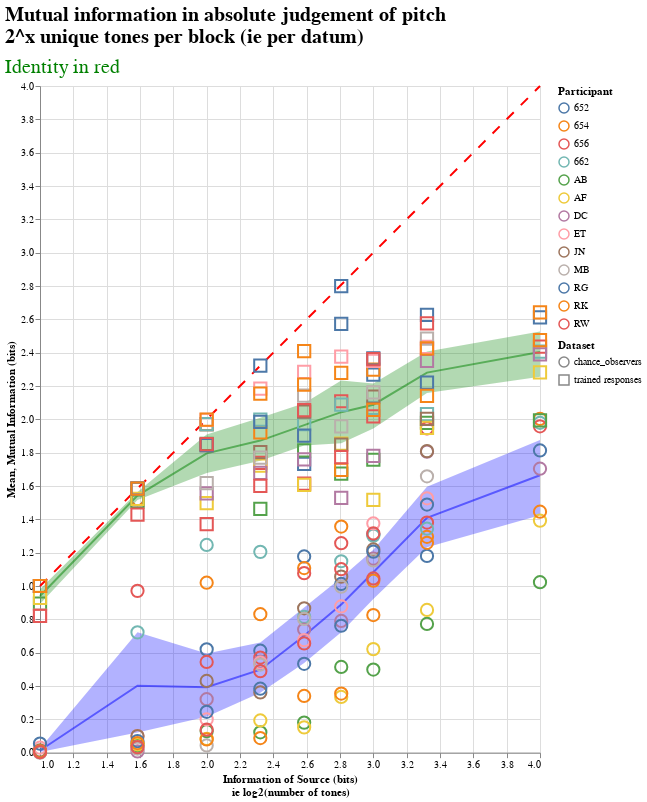

Notebook source saved alongside this figure:
### Code cell
plot_mutual_info([chance_observers_df, response_df])

### Figure 1 — Vega-Lite specification as saved in the notebook (floating-point values rounded to 4 significant figures; data arrays with more than 128 entries replaced by an {"elided": "..."} marker saying what was removed)
{"config": {"view": {"continuousWidth": 400, "continuousHeight": 300}, "title": {"anchor": "start", "font": "Helvetica", "fontSize": 20}}, "layer": [{"layer": [{"mark": {"type": "line", "color": "blue", "opacity": 0.5}, "encoding": {"x": {"type": "quantitative", "field": "source", "scale": {"domain": [1.0, 4.0]}, "title": ["Information of Source (bits)", "ie log2(number of tones)"]}, "y": {"type": "quantitative", "aggregate": "mean", "field": "mutual", "scale": {"domain": [0.0, 4.0]}, "title": "Mean"}}, "height": 666.7, "title": {"text": ["Mutual information in absolute judgement of pitch", "2^x unique tones per block (ie per datum)"], "subtitle": ["Identity in red"], "color": "black", "subtitleColor": "green", "subtitleFontSize": 20, "subtitlePadding": 10}, "width": 500}, {"mark": {"type": "errorband", "color": "blue", "extent": "ci"}, "encoding": {"x": {"type": "quantitative", "field": "source", "scale": {"domain": [1.0, 4.0]}, "title": ["Information of Source (bits)", "ie log2(number of tones)"]}, "y": {"type": "quantitative", "field": "mutual", "scale": {"domain": [0.0, 4.0]}, "title": ""}}, "height": 666.7, "title": {"text": ["Mutual information in absolute judgement of pitch", "2^x unique tones per block (ie per datum)"], "subtitle": ["Identity in red"], "color": "black", "subtitleColor": "green", "subtitleFontSize": 20, "subtitlePadding": 10}, "width": 500}], "data": {"name": "data-bb9d97c67704ced87fe3e1f170b6d439"}}, {"layer": [{"mark": {"type": "line", "color": "green", "opacity": 0.5}, "encoding": {"x": {"type": "quantitative", "field": "source", "scale": {"domain": [1.0, 4.0]}, "title": ["Information of Source (bits)", "ie log2(number of tones)"]}, "y": {"type": "quantitative", "aggregate": "mean", "field": "mutual", "scale": {"domain": [0.0, 4.0]}, "title": "Mean"}}, "height": 666.7, "title": {"text": ["Mutual information in absolute judgement of pitch", "2^x unique tones per block (ie per datum)"], "subtitle": ["Identity in red"], "color": "black", "subtitleColor": "green", "subtitleFontSize": 20, "subtitlePadding": 10}, "width": 500}, {"mark": {"type": "errorband", "color": "green", "extent": "ci"}, "encoding": {"x": {"type": "quantitative", "field": "source", "scale": {"domain": [1.0, 4.0]}, "title": ["Information of Source (bits)", "ie log2(number of tones)"]}, "y": {"type": "quantitative", "field": "mutual", "scale": {"domain": [0.0, 4.0]}, "title": ""}}, "height": 666.7, "title": {"text": ["Mutual information in absolute judgement of pitch", "2^x unique tones per block (ie per datum)"], "subtitle": ["Identity in red"], "color": "black", "subtitleColor": "green", "subtitleFontSize": 20, "subtitlePadding": 10}, "width": 500}], "data": {"name": "data-d7622060d50a57144b6e819bc8f1cb2a"}}, {"data": {"name": "data-0ffca3a88ede1140362a10901f09c3d5"}, "mark": {"type": "line", "color": "red", "strokeDash": [10, 10]}, "encoding": {"x": {"type": "quantitative", "field": "source", "scale": {"domain": [1.0, 4.0]}, "title": ["Information of Source (bits)", "ie log2(number of tones)"]}, "y": {"type": "quantitative", "field": "source", "scale": {"domain": [0.0, 4.0]}, "title": ""}}, "height": 666, "title": {"text": ["Mutual information in absolute judgement of pitch", "2^x unique tones per block (ie per datum)"], "subtitle": ["Identity in red"], "color": "black", "subtitleColor": "green", "subtitleFontSize": 20, "subtitlePadding": 10}, "width": 500}, {"data": {"name": "data-0ffca3a88ede1140362a10901f09c3d5"}, "mark": {"type": "point", "opacity": 1, "size": 150}, "encoding": {"color": {"type": "nominal", "field": "pid", "title": "Participant"}, "shape": {"type": "nominal", "field": "source_df", "title": "Dataset"}, "x": {"type": "quantitative", "field": "source", "scale": {"domain": [1.0, 4.0]}, "title": ["Information of Source (bits)", "ie log2(number of tones)"]}, "y": {"type": "quantitative", "axis": {"titleColor": "black"}, "field": "mutual", "scale": {"domain": [0.0, 4.0]}, "title": "Mutual Information (bits)"}}, "height": 666, "title": {"text": ["Mutual information in absolute judgement of pitch", "2^x unique tones per block (ie per datum)"], "subtitle": ["Identity in red"], "color": "black", "subtitleColor": "green", "subtitleFontSize": 20, "subtitlePadding": 10}, "width": 500}], "$schema": "https://vega.github.io/schema/vega-lite/v4.8.1.json", "datasets": {"data-bb9d97c67704ced87fe3e1f170b6d439": [{"pid": "652", "source": 1.585, "mutual": 1.522, "source_df": "chance_observers"}, {"pid": "652", "source": 2.0, "mutual": 0.62, "source_df": "chance_observers"}, {"pid": "652", "source": 2.322, "mutual": 0.6118, "source_df": "chance_observers"}, {"pid": "652", "source": 2.585, "mutual": 1.177, "source_df": "chance_observers"}, {"pid": "652", "source": 2.807, "mutual": 1.012, "source_df": "chance_observers"}, {"pid": "652", "source": 3.0, "mutual": 1.311, "source_df": "chance_observers"}, {"pid": "652", "source": 3.322, "mutual": 1.181, "source_df": "chance_observers"}, {"pid": "652", "source": 4.0, "mutual": 1.813, "source_df": "chance_observers"}, {"pid": "654", "source": 1.585, "mutual": 1.522, "source_df": "chance_observers"}, {"pid": "654", "source": 2.0, "mutual": 1.02, "source_df": "chance_observers"}, {"pid": "654", "source": 2.322, "mutual": 0.831, "source_df": "chance_observers"}, {"pid": "654", "source": 2.585, "mutual": 1.108, "source_df": "chance_observers"}, {"pid": "654", "source": 2.807, "mutual": 1.357, "source_df": "chance_observers"}, {"pid": "654", "source": 3.0, "mutual": 1.032, "source_df": "chance_observers"}, {"pid": "654", "source": 3.322, "mutual": 1.295, "source_df": "chance_observers"}, {"pid": "654", "source": 4.0, "mutual": 2.003, "source_df": "chance_observers"}, {"pid": "656", "source": 1.585, "mutual": 0.971, "source_df": "chance_observers"}, {"pid": "656", "source": 2.0, "mutual": 0.5445, "source_df": "chance_observers"}, {"pid": "656", "source": 2.322, "mutual": 0.571, "source_df": "chance_observers"}, {"pid": "656", "source": 2.585, "mutual": 1.077, "source_df": "chance_observers"}, {"pid": "656", "source": 2.807, "mutual": 1.257, "source_df": "chance_observers"}, {"pid": "656", "source": 3.0, "mutual": 1.045, "source_df": "chance_observers"}, {"pid": "656", "source": 3.322, "mutual": 1.381, "source_df": "chance_observers"}, {"pid": "656", "source": 4.0, "mutual": 1.958, "source_df": "chance_observers"}, {"pid": "662", "source": 1.585, "mutual": 0.7219, "source_df": "chance_observers"}, {"pid": "662", "source": 2.0, "mutual": 1.246, "source_df": "chance_observers"}, {"pid": "662", "source": 2.322, "mutual": 1.205, "source_df": "chance_observers"}, {"pid": "662", "source": 2.585, "mutual": 0.815, "source_df": "chance_observers"}, {"pid": "662", "source": 2.807, "mutual": 1.148, "source_df": "chance_observers"}, {"pid": "662", "source": 3.0, "mutual": 1.302, "source_df": "chance_observers"}, {"pid": "662", "source": 3.322, "mutual": 1.344, "source_df": "chance_observers"}, {"pid": "662", "source": 4.0, "mutual": 1.979, "source_df": "chance_observers"}, {"pid": "AB", "source": 1.0, "mutual": 0.003208, "source_df": "chance_observers"}, {"pid": "AB", "source": 1.585, "mutual": 0.04414, "source_df": "chance_observers"}, {"pid": "AB", "source": 2.0, "mutual": 0.1294, "source_df": "chance_observers"}, {"pid": "AB", "source": 2.322, "mutual": 0.122, "source_df": "chance_observers"}, {"pid": "AB", "source": 2.585, "mutual": 0.1804, "source_df": "chance_observers"}, {"pid": "AB", "source": 2.807, "mutual": 0.5144, "source_df": "chance_observers"}, {"pid": "AB", "source": 3.0, "mutual": 0.4988, "source_df": "chance_observers"}, {"pid": "AB", "source": 3.322, "mutual": 0.7722, "source_df": "chance_observers"}, {"pid": "AB", "source": 4.0, "mutual": 1.023, "source_df": "chance_observers"}, {"pid": "AF", "source": 1.0, "mutual": 0.004629, "source_df": "chance_observers"}, {"pid": "AF", "source": 1.585, "mutual": 0.04926, "source_df": "chance_observers"}, {"pid": "AF", "source": 2.0, "mutual": 0.08291, "source_df": "chance_observers"}, {"pid": "AF", "source": 2.322, "mutual": 0.1932, "source_df": "chance_observers"}, {"pid": "AF", "source": 2.585, "mutual": 0.152, "source_df": "chance_observers"}, {"pid": "AF", "source": 2.807, "mutual": 0.3345, "source_df": "chance_observers"}, {"pid": "AF", "source": 3.0, "mutual": 0.6213, "source_df": "chance_observers"}, {"pid": "AF", "source": 3.322, "mutual": 0.8563, "source_df": "chance_observers"}, {"pid": "AF", "source": 4.0, "mutual": 1.392, "source_df": "chance_observers"}, {"pid": "DC", "source": 1.0, "mutual": 0.003208, "source_df": "chance_observers"}, {"pid": "DC", "source": 1.585, "mutual": 0.007532, "source_df": "chance_observers"}, {"pid": "DC", "source": 2.0, "mutual": 0.3208, "source_df": "chance_observers"}, {"pid": "DC", "source": 2.322, "mutual": 0.5466, "source_df": "chance_observers"}, {"pid": "DC", "source": 2.585, "mutual": 0.739, "source_df": "chance_observers"}, {"pid": "DC", "source": 2.807, "mutual": 0.79, "source_df": "chance_observers"}, {"pid": "DC", "source": 3.0, "mutual": 1.164, "source_df": "chance_observers"}, {"pid": "DC", "source": 3.322, "mutual": 1.806, "source_df": "chance_observers"}, {"pid": "DC", "source": 4.0, "mutual": 1.704, "source_df": "chance_observers"}, {"pid": "ET", "source": 1.0, "mutual": 0.02959, "source_df": "chance_observers"}, {"pid": "ET", "source": 1.585, "mutual": 0.0994, "source_df": "chance_observers"}, {"pid": "ET", "source": 2.0, "mutual": 0.1996, "source_df": "chance_observers"}, {"pid": "ET", "source": 2.322, "mutual": 0.5399, "source_df": "chance_observers"}, {"pid": "ET", "source": 2.585, "mutual": 0.6754, "source_df": "chance_observers"}, {"pid": "ET", "source": 2.807, "mutual": 0.8774, "source_df": "chance_observers"}, {"pid": "ET", "source": 3.0, "mutual": 1.375, "source_df": "chance_observers"}, {"pid": "ET", "source": 3.322, "mutual": 1.526, "source_df": "chance_observers"}, {"pid": "JN", "source": 1.0, "mutual": 0.01341, "source_df": "chance_observers"}, {"pid": "JN", "source": 1.585, "mutual": 0.0994, "source_df": "chance_observers"}, {"pid": "JN", "source": 2.0, "mutual": 0.4303, "source_df": "chance_observers"}, {"pid": "JN", "source": 2.322, "mutual": 0.3615, "source_df": "chance_observers"}, {"pid": "JN", "source": 2.585, "mutual": 0.866, "source_df": "chance_observers"}, {"pid": "JN", "source": 2.807, "mutual": 1.056, "source_df": "chance_observers"}, {"pid": "JN", "source": 3.0, "mutual": 1.219, "source_df": "chance_observers"}, {"pid": "JN", "source": 3.322, "mutual": 1.809, "source_df": "chance_observers"}, {"pid": "MB", "source": 1.0, "mutual": 0.0, "source_df": "chance_observers"}, {"pid": "MB", "source": 1.585, "mutual": 0.02352, "source_df": "chance_observers"}, {"pid": "MB", "source": 2.0, "mutual": 0.04335, "source_df": "chance_observers"}, {"pid": "MB", "source": 2.322, "mutual": 0.5288, "source_df": "chance_observers"}, {"pid": "MB", "source": 2.585, "mutual": 0.8027, "source_df": "chance_observers"}, {"pid": "MB", "source": 2.807, "mutual": 0.9962, "source_df": "chance_observers"}, {"pid": "MB", "source": 3.0, "mutual": 1.153, "source_df": "chance_observers"}, {"pid": "MB", "source": 3.322, "mutual": 1.658, "source_df": "chance_observers"}, {"pid": "RG", "source": 1.0, "mutual": 0.05423, "source_df": "chance_observers"}, {"pid": "RG", "source": 1.585, "mutual": 0.06911, "source_df": "chance_observers"}, {"pid": "RG", "source": 2.0, "mutual": 0.2453, "source_df": "chance_observers"}, {"pid": "RG", "source": 2.322, "mutual": 0.384, "source_df": "chance_observers"}, {"pid": "RG", "source": 2.585, "mutual": 0.5331, "source_df": "chance_observers"}, {"pid": "RG", "source": 2.807, "mutual": 0.7615, "source_df": "chance_observers"}, {"pid": "RG", "source": 3.0, "mutual": 1.206, "source_df": "chance_observers"}, {"pid": "RG", "source": 3.322, "mutual": 1.489, "source_df": "chance_observers"}, {"pid": "RK", "source": 1.0, "mutual": 0.007434, "source_df": "chance_observers"}, {"pid": "RK", "source": 1.585, "mutual": 0.05761, "source_df": "chance_observers"}, {"pid": "RK", "source": 2.0, "mutual": 0.07974, "source_df": "chance_observers"}, {"pid": "RK", "source": 2.322, "mutual": 0.08748, "source_df": "chance_observers"}, {"pid": "RK", "source": 2.585, "mutual": 0.34, "source_df": "chance_observers"}, {"pid": "RK", "source": 2.807, "mutual": 0.3548, "source_df": "chance_observers"}, {"pid": "RK", "source": 3.0, "mutual": 0.8259, "source_df": "chance_observers"}, {"pid": "RK", "source": 3.322, "mutual": 1.259, "source_df": "chance_observers"}, {"pid": "RK", "source": 4.0, "mutual": 1.446, "source_df": "chance_observers"}, {"pid": "RW", "source": 1.0, "mutual": 0.003455, "source_df": "chance_observers"}, {"pid": "RW", "source": 1.585, "mutual": 0.0326, "source_df": "chance_observers"}, {"pid": "RW", "source": 2.0, "mutual": 0.1379, "source_df": "chance_observers"}, {"pid": "RW", "source": 2.322, "mutual": 0.4888, "source_df": "chance_observers"}, {"pid": "RW", "source": 2.585, "mutual": 0.6554, "source_df": "chance_observers"}, {"pid": "RW", "source": 2.807, "mutual": 1.101, "source_df": "chance_observers"}, {"pid": "RW", "source": 3.0, "mutual": 1.315, "source_df": "chance_observers"}, {"pid": "RW", "source": 3.322, "mutual": 1.946, "source_df": "chance_observers"}], "data-d7622060d50a57144b6e819bc8f1cb2a": [{"pid": "652", "source": 1.585, "mutual": 1.522, "source_df": "trained responses"}, {"pid": "652", "source": 2.0, "mutual": 1.971, "source_df": "trained responses"}, {"pid": "652", "source": 2.322, "mutual": 2.322, "source_df": "trained responses"}, {"pid": "652", "source": 2.585, "mutual": 1.733, "source_df": "trained responses"}, {"pid": "652", "source": 2.807, "mutual": 2.573, "source_df": "trained responses"}, {"pid": "652", "source": 3.0, "mutual": 2.268, "source_df": "trained responses"}, {"pid": "652", "source": 3.322, "mutual": 2.22, "source_df": "trained responses"}, {"pid": "652", "source": 4.0, "mutual": 2.612, "source_df": "trained responses"}, {"pid": "654", "source": 1.585, "mutual": 1.522, "source_df": "trained responses"}, {"pid": "654", "source": 2.0, "mutual": 1.971, "source_df": "trained responses"}, {"pid": "654", "source": 2.322, "mutual": 1.922, "source_df": "trained responses"}, {"pid": "654", "source": 2.585, "mutual": 2.409, "source_df": "trained responses"}, {"pid": "654", "source": 2.807, "mutual": 2.279, "source_df": "trained responses"}, {"pid": "654", "source": 3.0, "mutual": 2.299, "source_df": "trained responses"}, {"pid": "654", "source": 3.322, "mutual": 2.141, "source_df": "trained responses"}, {"pid": "654", "source": 4.0, "mutual": 2.642, "source_df": "trained responses"}, {"pid": "656", "source": 1.585, "mutual": 1.522, "source_df": "trained responses"}, {"pid": "656", "source": 2.0, "mutual": 1.371, "source_df": "trained responses"}, {"pid": "656", "source": 2.322, "mutual": 1.738, "source_df": "trained responses"}, {"pid": "656", "source": 2.585, "mutual": 1.615, "source_df": "trained responses"}, {"pid": "656", "source": 2.807, "mutual": 2.108, "source_df": "trained responses"}, {"pid": "656", "source": 3.0, "mutual": 2.018, "source_df": "trained responses"}, {"pid": "656", "source": 3.322, "mutual": 2.423, "source_df": "trained responses"}, {"pid": "656", "source": 4.0, "mutual": 2.437, "source_df": "trained responses"}, {"pid": "662", "source": 1.585, "mutual": 1.522, "source_df": "trained responses"}, {"pid": "662", "source": 2.0, "mutual": 1.971, "source_df": "trained responses"}, {"pid": "662", "source": 2.322, "mutual": 1.998, "source_df": "trained responses"}, {"pid": "662", "source": 2.585, "mutual": 1.971, "source_df": "trained responses"}, {"pid": "662", "source": 2.807, "mutual": 2.089, "source_df": "trained responses"}, {"pid": "662", "source": 3.0, "mutual": 2.068, "source_df": "trained responses"}, {"pid": "662", "source": 3.322, "mutual": 2.032, "source_df": "trained responses"}, {"pid": "662", "source": 4.0, "mutual": 2.407, "source_df": "trained responses"}, {"pid": "AB", "source": 1.0, "mutual": 0.8938, "source_df": "trained responses"}, {"pid": "AB", "source": 1.585, "mutual": 1.507, "source_df": "trained responses"}, {"pid": "AB", "source": 2.0, "mutual": 1.853, "source_df": "trained responses"}, {"pid": "AB", "source": 2.322, "mutual": 1.463, "source_df": "trained responses"}, {"pid": "AB", "source": 2.585, "mutual": 1.814, "source_df": "trained responses"}, {"pid": "AB", "source": 2.807, "mutual": 1.675, "source_df": "trained responses"}, {"pid": "AB", "source": 3.0, "mutual": 1.757, "source_df": "trained responses"}, {"pid": "AB", "source": 3.322, "mutual": 1.979, "source_df": "trained responses"}, {"pid": "AB", "source": 4.0, "mutual": 1.993, "source_df": "trained responses"}, {"pid": "AF", "source": 1.0, "mutual": 0.929, "source_df": "trained responses"}, {"pid": "AF", "source": 1.585, "mutual": 1.523, "source_df": "trained responses"}, {"pid": "AF", "source": 2.0, "mutual": 1.498, "source_df": "trained responses"}, {"pid": "AF", "source": 2.322, "mutual": 1.722, "source_df": "trained responses"}, {"pid": "AF", "source": 2.585, "mutual": 1.606, "source_df": "trained responses"}, {"pid": "AF", "source": 2.807, "mutual": 1.854, "source_df": "trained responses"}, {"pid": "AF", "source": 3.0, "mutual": 1.517, "source_df": "trained responses"}, {"pid": "AF", "source": 3.322, "mutual": 1.948, "source_df": "trained responses"}, {"pid": "AF", "source": 4.0, "mutual": 2.282, "source_df": "trained responses"}, {"pid": "DC", "source": 1.0, "mutual": 1.0, "source_df": "trained responses"}, {"pid": "DC", "source": 1.585, "mutual": 1.584, "source_df": "trained responses"}, {"pid": "DC", "source": 2.0, "mutual": 1.556, "source_df": "trained responses"}, {"pid": "DC", "source": 2.322, "mutual": 1.678, "source_df": "trained responses"}, {"pid": "DC", "source": 2.585, "mutual": 1.759, "source_df": "trained responses"}, {"pid": "DC", "source": 2.807, "mutual": 1.529, "source_df": "trained responses"}, {"pid": "DC", "source": 3.0, "mutual": 1.781, "source_df": "trained responses"}, {"pid": "DC", "source": 3.322, "mutual": 2.351, "source_df": "trained responses"}, {"pid": "DC", "source": 4.0, "mutual": 2.39, "source_df": "trained responses"}, {"pid": "ET", "source": 1.0, "mutual": 0.8201, "source_df": "trained responses"}, {"pid": "ET", "source": 1.585, "mutual": 1.584, "source_df": "trained responses"}, {"pid": "ET", "source": 2.0, "mutual": 1.997, "source_df": "trained responses"}, {"pid": "ET", "source": 2.322, "mutual": 2.184, "source_df": "trained responses"}, {"pid": "ET", "source": 2.585, "mutual": 2.285, "source_df": "trained responses"}, {"pid": "ET", "source": 2.807, "mutual": 2.377, "source_df": "trained responses"}, {"pid": "ET", "source": 3.0, "mutual": 2.351, "source_df": "trained responses"}, {"pid": "ET", "source": 3.322, "mutual": 2.434, "source_df": "trained responses"}, {"pid": "JN", "source": 1.0, "mutual": 1.0, "source_df": "trained responses"}, {"pid": "JN", "source": 1.585, "mutual": 1.584, "source_df": "trained responses"}, {"pid": "JN", "source": 2.0, "mutual": 1.846, "source_df": "trained responses"}, {"pid": "JN", "source": 2.322, "mutual": 1.804, "source_df": "trained responses"}, {"pid": "JN", "source": 2.585, "mutual": 2.046, "source_df": "trained responses"}, {"pid": "JN", "source": 2.807, "mutual": 1.849, "source_df": "trained responses"}, {"pid": "JN", "source": 3.0, "mutual": 2.136, "source_df": "trained responses"}, {"pid": "JN", "source": 3.322, "mutual": 2.002, "source_df": "trained responses"}, {"pid": "MB", "source": 1.0, "mutual": 1.0, "source_df": "trained responses"}, {"pid": "MB", "source": 1.585, "mutual": 1.584, "source_df": "trained responses"}, {"pid": "MB", "source": 2.0, "mutual": 1.617, "source_df": "trained responses"}, {"pid": "MB", "source": 2.322, "mutual": 1.771, "source_df": "trained responses"}, {"pid": "MB", "source": 2.585, "mutual": 2.142, "source_df": "trained responses"}, {"pid": "MB", "source": 2.807, "mutual": 1.958, "source_df": "trained responses"}, {"pid": "MB", "source": 3.0, "mutual": 2.161, "source_df": "trained responses"}, {"pid": "MB", "source": 3.322, "mutual": 2.485, "source_df": "trained responses"}, {"pid": "RG", "source": 1.0, "mutual": 1.0, "source_df": "trained responses"}, {"pid": "RG", "source": 1.585, "mutual": 1.584, "source_df": "trained responses"}, {"pid": "RG", "source": 2.0, "mutual": 1.846, "source_df": "trained responses"}, {"pid": "RG", "source": 2.322, "mutual": 1.985, "source_df": "trained responses"}, {"pid": "RG", "source": 2.585, "mutual": 1.903, "source_df": "trained responses"}, {"pid": "RG", "source": 2.807, "mutual": 2.799, "source_df": "trained responses"}, {"pid": "RG", "source": 3.0, "mutual": 2.366, "source_df": "trained responses"}, {"pid": "RG", "source": 3.322, "mutual": 2.627, "source_df": "trained responses"}, {"pid": "RK", "source": 1.0, "mutual": 1.0, "source_df": "trained responses"}, {"pid": "RK", "source": 1.585, "mutual": 1.585, "source_df": "trained responses"}, {"pid": "RK", "source": 2.0, "mutual": 1.998, "source_df": "trained responses"}, {"pid": "RK", "source": 2.322, "mutual": 2.154, "source_df": "trained responses"}, {"pid": "RK", "source": 2.585, "mutual": 2.208, "source_df": "trained responses"}, {"pid": "RK", "source": 2.807, "mutual": 1.697, "source_df": "trained responses"}, {"pid": "RK", "source": 3.0, "mutual": 2.057, "source_df": "trained responses"}, {"pid": "RK", "source": 3.322, "mutual": 2.425, "source_df": "trained responses"}, {"pid": "RK", "source": 4.0, "mutual": 2.475, "source_df": "trained responses"}, {"pid": "RW", "source": 1.0, "mutual": 0.8201, "source_df": "trained responses"}, {"pid": "RW", "source": 1.585, "mutual": 1.428, "source_df": "trained responses"}, {"pid": "RW", "source": 2.0, "mutual": 1.852, "source_df": "trained responses"}, {"pid": "RW", "source": 2.322, "mutual": 1.6, "source_df": "trained responses"}, {"pid": "RW", "source": 2.585, "mutual": 2.055, "source_df": "trained responses"}, {"pid": "RW", "source": 2.807, "mutual": 1.773, "source_df": "trained responses"}, {"pid": "RW", "source": 3.0, "mutual": 2.361, "source_df": "trained responses"}, {"pid": "RW", "source": 3.322, "mutual": 2.576, "source_df": "trained responses"}], "data-0ffca3a88ede1140362a10901f09c3d5": {"elided": "216 records"}}}
